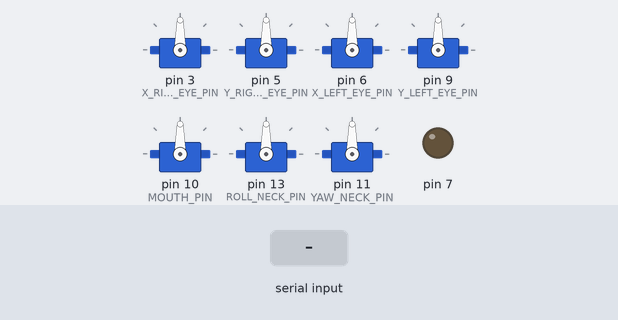
Recording of a program running on a simulated Arduino Uno, built with avr-gcc and run on an emulated ATmega328P. On the bench: 7 × servo, output pins drawn as LEDs (lit = HIGH). Inputs (shaded band) come from the test bench.

Above: at 1.2 s.
1.3 s: "90 45 200\n" received over Serial
At 1.6 s:
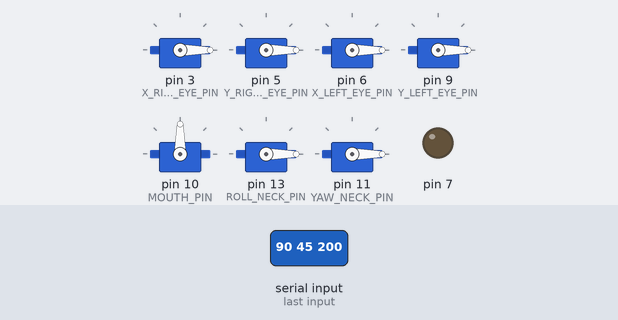
2.8 s: "30 150 10\n" received over Serial
Timing chart, 0 to 5.8 s (numbered marks = the images above; inputs shaded):
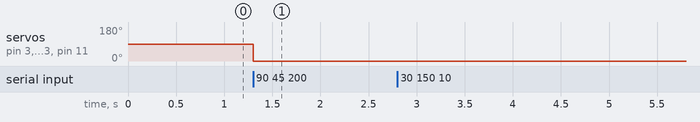

Measured:
- after the input at 1.3 s, servo on pin 3 (X_RIGHT_EYE_PIN), servo on pin 5 (Y_RIGHT_EYE_PIN), servo on pin 6 (X_LEFT_EYE_PIN), servo on pin 9 (Y_LEFT_EYE_PIN), servo on pin 13 (ROLL_NECK_PIN), servo on pin 11 (YAW_NECK_PIN): 90° → 0° at once

The program:

main.cpp
```cpp
#include <Arduino.h>
#include <Servo.h>
#include "robobody.h"
#include "bounds_pins.h"

RoboFace *face;
char buf[1024];
int cur = 0;

void UpdatePos()
{
    face->rightEye->UpdatePos();
    face->leftEye->UpdatePos();
    face->mouth->UpdatePos();
    face->neck->UpdatePos();
}

void setup()
{
    Serial.begin(115200);
    pinMode(7, OUTPUT);
    face = new RoboFace(X_RIGHT_EYE_PIN, Y_RIGHT_EYE_PIN,
                        X_LEFT_EYE_PIN, Y_LEFT_EYE_PIN,
                        MOUTH_PIN,
                        ROLL_NECK_PIN, YAW_NECK_PIN);
    face->rightEye->SetBoundaries(RIGHT_EYE_X_BOUND_MIN, RIGHT_EYE_X_BOUND_MAX,
                                 RIGHT_EYE_Y_BOUND_MIN, RIGHT_EYE_Y_BOUND_MAX);
    face->leftEye->SetBoundaries(LEFT_EYE_X_BOUND_MIN, LEFT_EYE_Y_BOUND_MAX,
                                LEFT_EYE_Y_BOUND_MIN, LEFT_EYE_Y_BOUND_MAX);
    face->mouth->SetBoundaries(MOUTH_BOUND_MIN, MOUTH_BOUND_MAX);
    face->neck->SetBoundaries(ROLL_BOUND_MIN, ROLL_BOUND_MAX,
                             YAW_BOUND_MIN, YAW_BOUND_MAX);
}

void ClearBuf()
{
    cur = 0;
    buf[0] = '\0';
}

//Bro did you really just pause the video to look at the code? get a life and also it's on github
void loop()
{
    if (Serial.available())
    {
        digitalWrite(7, HIGH);
        buf[cur] = Serial.read();
        if (buf[cur] != -1)
            cur++;
        buf[cur] = '\0';
        //Serial.print(buf[cur - 1]); //debug
        if (buf[cur - 1] == '\n' || buf[cur - 1] == '\r')
        {
            digitalWrite(7, LOW);
            face->ReadSerialInstruction(buf);
            ClearBuf();
            UpdatePos();
        }
    }
}
```

robobody.h
```cpp
#ifndef ROBOBODY_H
# define ROBOBODY_H

#include <Servo.h>
#include <Arduino.h>
#include "util.h"

class Eye
{
private:
    float x;
    float y;
    fboundaries_t xBoundaries;
    fboundaries_t yBoundaries;
    Servo xServo;
    Servo yServo;
public:
    Eye(int pinX, int pinY);
    Eye() = default;
    void SetPosition(float x, float y);
    void SetBoundaries(float xBoundMin, float xBoundMax, float yBoundMin, float yBoundMax);
    void UpdatePos();
    float GetX();
    float GetY();
    String BoundsToString();
};

class Mouth
{
private:
    float pos;
    fboundaries_t boundaries;
    Servo servo;
public:
    Mouth(int pin);
    Mouth() = default;
    void SetPos(float newPos);
    void SetBoundaries(float min, float max);
    void UpdatePos();
    float GetPos();
    String BoundsToString();
};

class Neck
{
private:
    float roll;
    float yaw;
    fboundaries_t yawBound;
    fboundaries_t rollBound;
    Servo rollServo;
    Servo yawServo;
public:
    Neck(int pinRoll, int pinYaw);
    Neck() = default;
    void SetPosition(float roll, float yaw);
    void SetBoundaries(float rollMin, float rollMax, float yawMin, float yawMax);
    void UpdatePos();
    float GetRoll();
    float GetYaw();
    String BoundsToString();
};

class RoboFace
{
private:
public:
    Eye *rightEye;
    Eye *leftEye;
    Mouth *mouth;
    Neck *neck;
    RoboFace() = default;
    RoboFace(int xRightEyePin, int yRightEyePin, int xLeftEyePin, int yLeftEyePin, int mouthPin, int pinRoll, int pinYaw);
    void ReadSerialInstruction(char *line);
    void SendBoundaries();
};

#endif
```

util.h
```cpp
#ifndef UTIL_H
# define UTIL_H

typedef struct fboundaries_s
{
    float min;
    float max;
} fboundaries_t;


float   fClamp(float x, float min, float max);
float   fClamp(float x, fboundaries_t boundaries);
bool    name_cmp(const char *word, const char *text);
void    next_arg(char **line);

#endif
```

Eye.cpp
```cpp
#include "robobody.h"

Eye::Eye(int pinX, int pinY)
{
    this->xServo.attach(pinX);
    this->yServo.attach(pinY);
    this->SetPosition(90., 90.);
    this->xBoundaries.max = 180.;
    this->xBoundaries.min = 0.;
    this->xBoundaries.max = 180.;
    this->xBoundaries.min = 0.;

}

void Eye::SetPosition(float x, float y)
{
    this->x = fClamp(x, this->xBoundaries);
    this->y = fClamp(y, this->yBoundaries);
}

void Eye::SetBoundaries(float xBoundMin, float xBoundMax, float yBoundMin, float yBoundMax)
{
    this->xBoundaries.min = xBoundMin;
    this->xBoundaries.max = xBoundMax;
    this->yBoundaries.min = yBoundMin;
    this->yBoundaries.max = yBoundMax;
}

void Eye::UpdatePos()
{
    this->xServo.write(this->x);
    this->yServo.write(this->y);
}

String Eye::BoundsToString()
{
    String str = "";
    str += "x: ";
    str += String(this->xBoundaries.min) + " ";
    str += String(this->xBoundaries.max) + " ";
    str += "y: ";
    str += String(this->yBoundaries.min) + " ";
    str += String(this->yBoundaries.max) + "\n";

    return str;
}

float Eye::GetX()
{
    return x;
}

float Eye::GetY()
{
    return y;
}
```

Mouth.cpp
```cpp
#include "robobody.h"

Mouth::Mouth(int pin)
{
    this->servo.attach(pin);
    this->boundaries.min = 0;
    this->boundaries.max = 180;
    this->SetPos(90);
}

void Mouth::SetPos(float newPos)
{
    this->pos = fClamp(newPos, this->boundaries);
}

void Mouth::UpdatePos()
{
    this->servo.write(this->pos);
}

void Mouth::SetBoundaries(float min, float max)
{
    this->boundaries.min = min;
    this->boundaries.max = max;
}

String Mouth::BoundsToString()
{
    String str = "";
    str += String(this->boundaries.min) + " ";
    str += String(this->boundaries.max) + "\n";

    return str;
}

float Mouth::GetPos()
{
    return this->pos;
}
```

Neck.cpp
```cpp
#include "robobody.h"

Neck::Neck(int pinRoll, int pinYaw)
{
    this->rollServo.attach(pinRoll);
    this->yawServo.attach(pinYaw);
    this->SetPosition(70, 90);
    this->rollBound.min = 0;
    this->yawBound.min = 0;
    this->rollBound.max = 180;
    this->yawBound.max = 180;
}

void Neck::SetPosition(float roll, float yaw)
{
    this->roll = fClamp(roll, this->rollBound);
    this->yaw = fClamp(yaw, this->yawBound);
}

void Neck::UpdatePos()
{
    this->rollServo.write(this->roll);
    this->yawServo.write(this->yaw);
}
void Neck::SetBoundaries(float rollMin, float rollMax, float yawMin, float yawMax)
{
    this->rollBound.min = rollMin;
    this->rollBound.max = rollMax;
    this->yawBound.min = yawMin;
    this->yawBound.max = yawMax;
}

String Neck::BoundsToString()
{
    String str = "";
    str += "roll: ";
    str += String(this->rollBound.min) + " ";
    str += String(this->rollBound.max) + " ";
    str += "yaw: ";
    str += String(this->yawBound.min) + " ";
    str += String(this->yawBound.max) + "\n";

    return str;
}

float Neck::GetRoll()
{
    return this->roll;
}

float Neck::GetYaw()
{
    return this->yaw;
}
```

RoboFace.cpp
```cpp
#include "robobody.h"

RoboFace::RoboFace(int xRightEyePin, int yRightEyePin, int xLeftEyePin, int yLeftEyePin, int mouthPin, int pinRoll, int pinYaw)
{
    this->rightEye = new Eye(xRightEyePin, yRightEyePin);
    this->leftEye = new Eye(xLeftEyePin, yLeftEyePin);
    this->mouth = new Mouth(mouthPin);
    this->neck = new Neck(pinRoll, pinYaw);
}

void RoboFace::ReadSerialInstruction(char *line)
{
    bool valid = true;
    if (name_cmp("ask ", line))
    {
        next_arg(&line);
        if (name_cmp("bound", line))
        {
            this->SendBoundaries();
        }
    }
    else if (name_cmp("RE ", line))
    {
        next_arg(&line);
        float x = atof(line);
        next_arg(&line);
        float y = atof(line);
        this->rightEye->SetPosition(x, y);
    }
    else if (name_cmp("LE ", line))
    {
        next_arg(&line);
        float x = atof(line);
        next_arg(&line);
        float y = atof(line);
        this->leftEye->SetPosition(x, y);
    }
    else if (name_cmp("M ", line))
    {
        next_arg(&line);
        float pos = atof(line);
        this->mouth->SetPos(pos);
    }
    else if (name_cmp("N ", line))
    {
        next_arg(&line);
        float roll = atof(line);
        next_arg(&line);
        float yaw = atof(line);
        this->neck->SetPosition(roll, yaw);
    }
    else
        valid = false;
}

void RoboFace::SendBoundaries()
{
    String msg = "\nBounds:\n";
    msg += "RightEye " + this->rightEye->BoundsToString();
    msg += "LeftEye " + this->leftEye->BoundsToString();
    msg += "Mouth " + this->mouth->BoundsToString();
    msg += "Neck " + this->neck->BoundsToString();

    Serial.print(msg);
}
```

util.cpp
```cpp
#include "util.h"
#include <string.h>

float   fClamp(float x, float min, float max)
{
    if (x < min)
    {
        return min;
    }
    if (x > max)
    {
        return max;
    }
    return x;
}

float   fClamp(float x, fboundaries_t boundaries)
{
    return (fClamp(x, boundaries.min, boundaries.max));
}

bool    name_cmp(const char *word, const char *text)
{
    int n = strlen(word);
    return strncmp(word, text, n) == 0;
}

void    next_arg(char **line)
{
    while (**line != ' ') (*line)++;
    while (**line == ' ') (*line)++;
}
```

bounds_pins.h
```cpp
#ifndef BOUNDS_PINS_H
# define BOUNDS_PINS_H

# define X_RIGHT_EYE_PIN 3 //blue
# define Y_RIGHT_EYE_PIN 5 //green
# define X_LEFT_EYE_PIN 6 //orange
# define Y_LEFT_EYE_PIN 9 //yellow
# define MOUTH_PIN 10 // brown
# define ROLL_NECK_PIN 13 //purple
# define YAW_NECK_PIN 11 //grey

# define RIGHT_EYE_X_BOUND_MIN 55
# define RIGHT_EYE_X_BOUND_MAX 115
# define RIGHT_EYE_Y_BOUND_MIN 70
# define RIGHT_EYE_Y_BOUND_MAX 100
# define LEFT_EYE_X_BOUND_MIN 47
# define LEFT_EYE_X_BOUND_MAX 113
# define LEFT_EYE_Y_BOUND_MIN 83
# define LEFT_EYE_Y_BOUND_MAX 117
# define MOUTH_BOUND_MIN 75
# define MOUTH_BOUND_MAX 150
# define ROLL_BOUND_MIN 55
# define ROLL_BOUND_MAX 100
# define YAW_BOUND_MIN 40
# define YAW_BOUND_MAX 140

#endif
```
